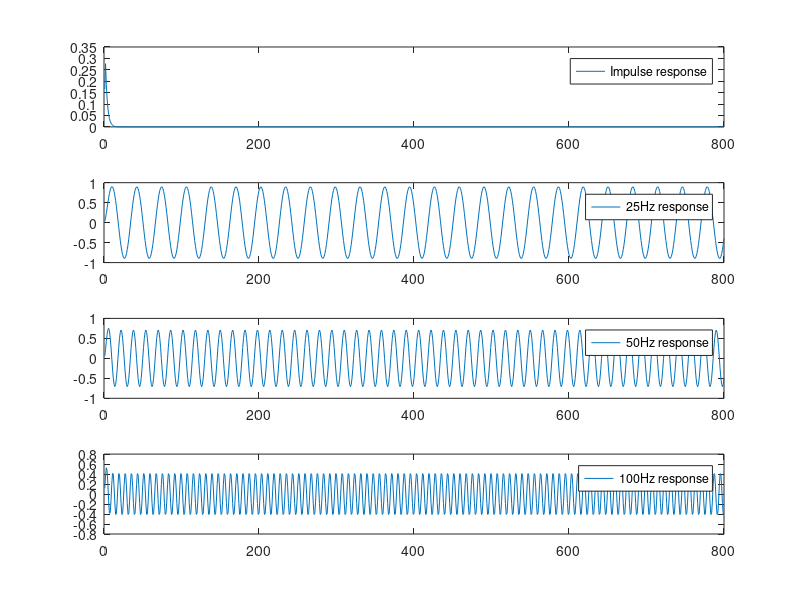

The MATLAB script that drew this image:
function butter_example()
  sf = 800; 
  sf2 = sf/2;
  data=[[1;zeros(sf-1,1)],sinetone(25,sf,1,1),sinetone(50,sf,1,1),sinetone(100,sf,1,1)];
  [b,a]=butter(1, 50 / sf2);
   filtered = filter(b, a, data);

   clf;
   subplot ( columns ( filtered ), 1, 1);
   plot(filtered(:,1),";Impulse response;");
   subplot ( columns ( filtered ), 1, 2 );
   plot(filtered(:,2),";25Hz response;");
   subplot ( columns ( filtered ), 1, 3 );
   plot(filtered(:,3),";50Hz response;");
   subplot ( columns ( filtered ), 1, 4 );
   plot(filtered(:,4),";100Hz response;");
 endfunction